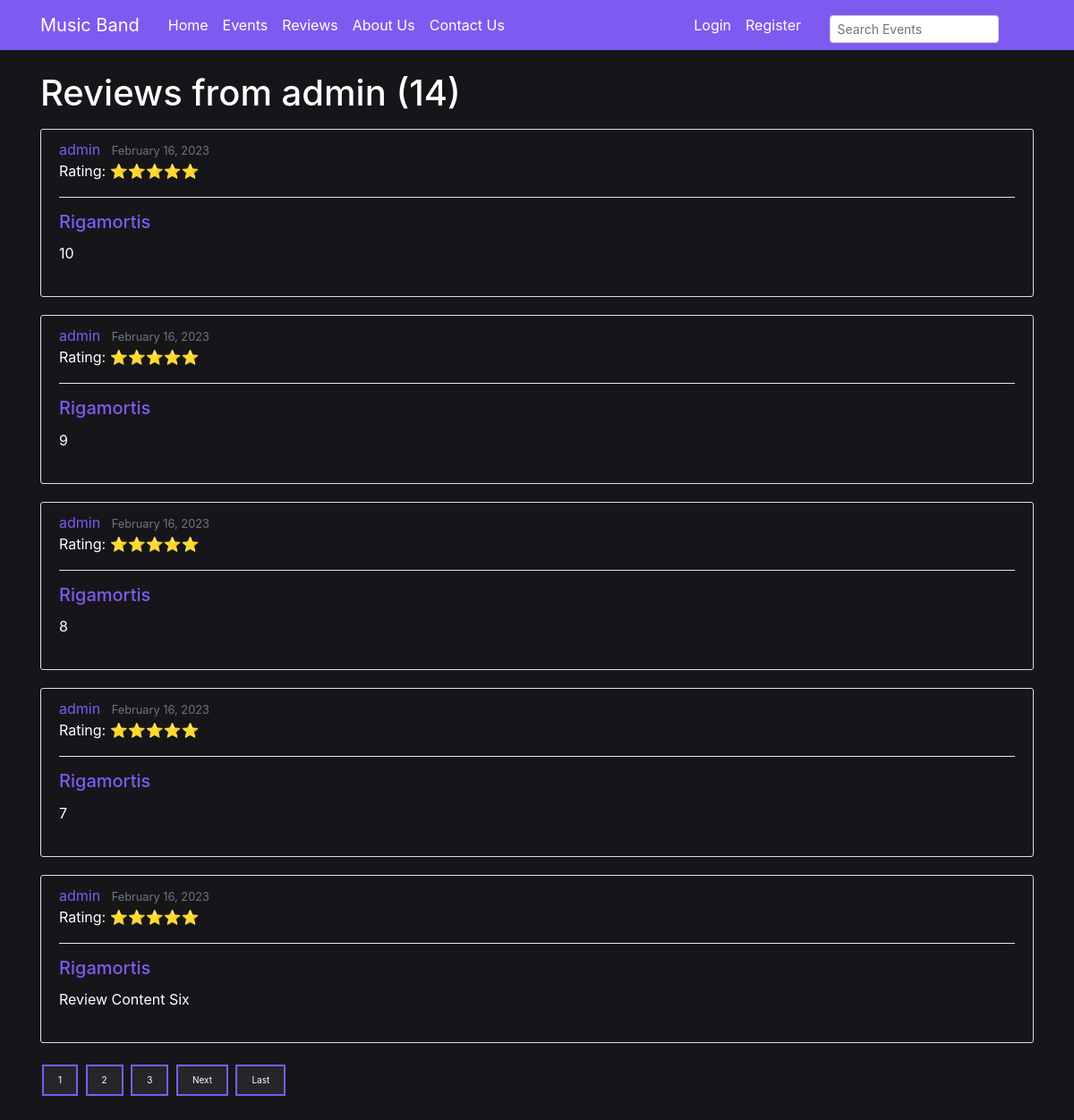
Screenshot of /user/admin with the database file from the repository.
### events/models.py (models this page shows, shortened)
class Review(models.Model):
    author = models.CharField(max_length=100)
    event_rating = models.PositiveSmallIntegerField(validators=[MinValueValidator(0), MaxValueValidator(5)]) # event rating is a positive small integer field
    content = models.TextField()
    date_posted = models.DateTimeField(auto_now_add=True)
    event = models.ForeignKey(Event, on_delete=models.CASCADE)
    user = models.ForeignKey(settings.AUTH_USER_MODEL, on_delete=models.CASCADE, null=True)

class Event(models.Model):
    name = models.CharField(max_length=100)
    event_type = models.CharField(max_length=50)
    location = models.CharField(max_length=100)
    date = models.DateTimeField()
    description = models.TextField()
    photo = models.ImageField(upload_to='')
    def __str__(self):
        return self.name

### events/views.py (the view)
# urls.py: path('user/<str:username>', UserReviewListView.as_view(), name='user-reviews'),
class UserReviewListView(ListView): # This view is used to display all the reviews in the database
    model = Review # Tells the view which model to query
    template_name = 'events/user_reviews.html' # <app>/<model>_<viewtype>.html
    context_object_name = 'reviews' # name of the object list that will be used in the template
    paginate_by = 5 # number of reviews to display per page
    def get_queryset(self):
        user = get_object_or_404(User, username=self.kwargs.get('username'))
        return Review.objects.filter(author=user).order_by('-date_posted') # orders the reviews by date posted

### events/templatetags/rating_stars.py (called while the page is built)
@register.filter
def stars(value):
    full_stars = int(value)
    empty_stars = 5 - full_stars
    return '⭐' * full_stars + '☆' * empty_stars

### events/templates/events/user_reviews.html (shortened to what this page needs)
{% extends "events/base.html" %}
{% load rating_stars %}
{% block content %}
    <h1 class="mb-3">Reviews from {{ view.kwargs.username }} ({{ page_obj.paginator.count }})</h1>
    {% for review in reviews %}
        <article class="media content-section">
            <div class="media-body">
                <div class="article-metadata">
                    <a class="mr-2" style="color: #7f5af0;" href="{% url 'user-reviews' review.author %}">{{ review.author }}</a>
                    <small class="text-muted">{{ review.date_posted|date:"F d, Y" }}</small>
                    <p class="review-card-rating">Rating: {{ review.event_rating|stars }}</p>
                </div>
                <h2><a class="event-card-title" href="{% url 'review-detail' review.id %}">{{ review.event}}</a></h2>
                <p class="article-content">{{ review.content }}</p>
            </div>
        </article>
    {% endfor %}
{% if is_paginated %}
	{% for num in page_obj.paginator.page_range %}
		{% if page_obj.number == num %}
			<a class="pagination-button" href="?page={{ num }}">{{ num }}</a>
		{% elif num > page_obj.number|add:'-3' and num < page_obj.number|add:'3' %}
			<a class="pagination-button" href="?page={{ num }}">{{ num }}</a>
		{% endif %}
	{% endfor %}
	{% if page_obj.has_next %}
		<a class="pagination-button" href="?page={{ page_obj.next_page_number }}">Next</a>
		<a class="pagination-button" href="?page={{ page_obj.paginator.num_pages }}">Last</a>
	{% endif %}
{% endif %}
{% endblock content %}

### events/static/events/main.css (style rules this page uses)
body { background: #16161a; color: #333333; margin-top: 5rem; }
h1, h2, h3, h4, h5, h6 { color: #fffffe; }
p { color: #fffffe; }
.content-section { background: #16161a; padding: 10px 20px; border: 1px solid #dddddd; border-radius: 3px; margin-bottom: 20px; padding-bottom: 20px; }
.article-content { white-space: pre-line; }
.article-metadata { padding-bottom: 1px; margin-bottom: 4px; border-bottom: 1px solid #e3e3e3 }
.event-card-title { font-size: 20px; margin-bottom: 10px; color: #7f5af0; }
.pagination-button { background-color: #242629; color: #fffffe; border: 2px solid #7f5af0; padding: 8px 16px; text-align: center; text-decoration: none; display: inline-block; font-size: 10px; margin: 4px 2px; transition-duration: 0.4s; cursor: pointer; }

### rows the page displays
Review: author "admin", date_posted "February 16, 2023", event_rating|stars "⭐⭐⭐⭐⭐", event "Rigamortis", content "10"
Review: author "admin", date_posted "February 16, 2023", event_rating|stars "⭐⭐⭐⭐⭐", event "Rigamortis", content "9"
Review: author "admin", date_posted "February 16, 2023", event_rating|stars "⭐⭐⭐⭐⭐", event "Rigamortis", content "8"
Review: author "admin", date_posted "February 16, 2023", event_rating|stars "⭐⭐⭐⭐⭐", event "Rigamortis", content "7"
Review: author "admin", date_posted "February 16, 2023", event_rating|stars "⭐⭐⭐⭐⭐", event "Rigamortis", content "Review Content Six"

### other values shown
{{ view.kwargs.username }} "admin"
{{ page_obj.paginator.count }} "14"
{{ num }} "1"
{{ num }} "2" "3"
